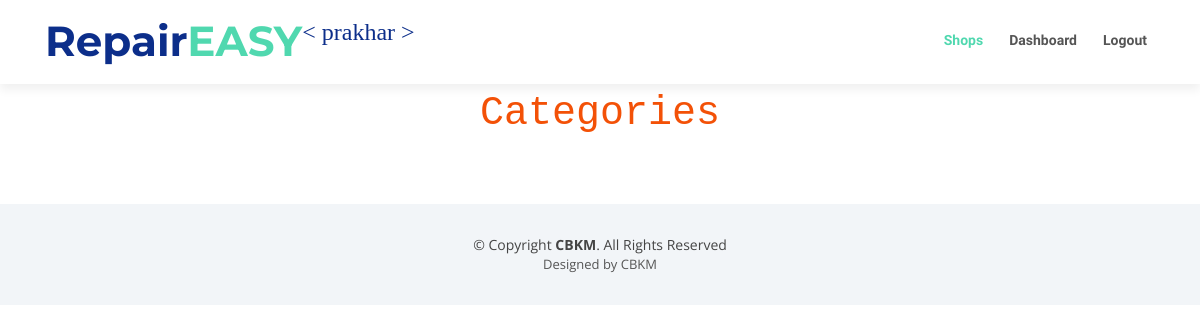
The app's page /shop/pshop/2 (signed in), older data.
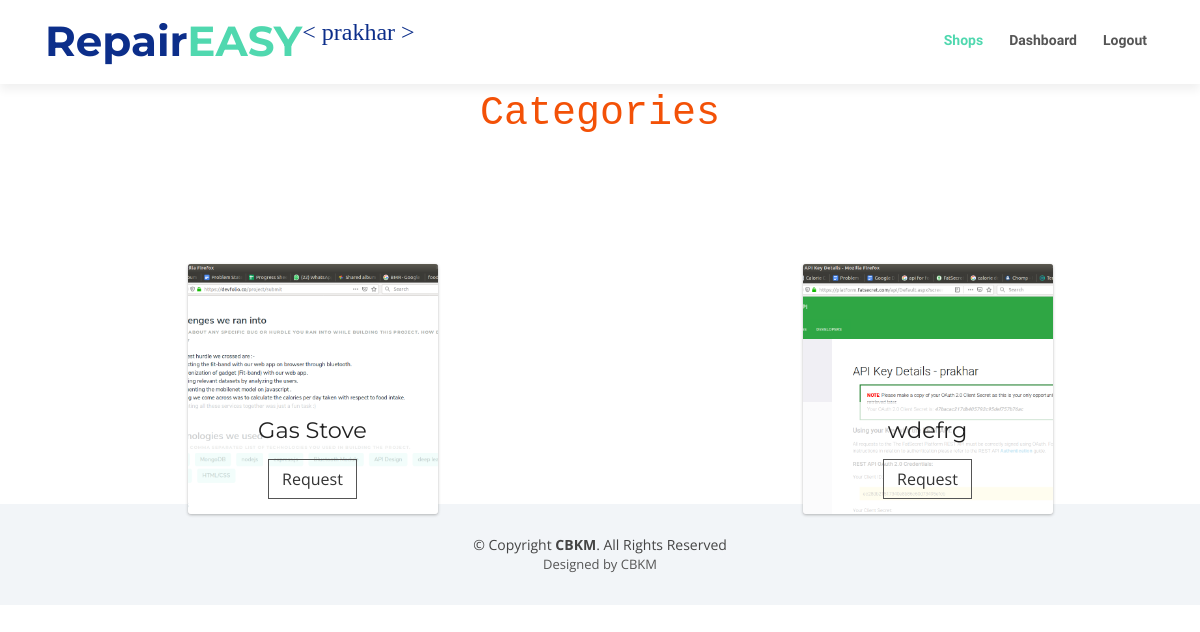
The same page, newer data.
### user/models.py (models this page shows)
class Item(models.Model):
    shop = models.ForeignKey(Shop,on_delete=models.CASCADE)
    name = models.CharField(max_length=20,default='')
    image = models.FileField(upload_to='item/images',default='')
    def __str__(self):
        return self.name

### user/views.py (the view)
# urls.py: path('shop/pshop/<shop_id>',views.pshop, name ='pshop'),
def pshop(request, shop_id):
    if not request.user.is_authenticated:
        return redirect('home')
    else:
        print(shop_id)
        items = Item.objects.filter(shop=shop_id)
        print(items)
        context = { 'items':items }
        return render(request,'user/pshop.html', context)    # category = Category.objects.get(id=cat_id)

### user/templates/user/pshop.html (shortened to what this page needs)
{% load static %}
<!doctype html>
<html lang="en">
<head>
    <link rel="stylesheet" href="https://stackpath.bootstrapcdn.com/bootstrap/4.3.1/css/bootstrap.min.css"
>
  <link href="{% static 'dir/lib/bootstrap/css/bootstrap.min.css' %}" rel="stylesheet">
  <link href="{% static 'dir/lib/font-awesome/css/font-awesome.min.css' %}" rel="stylesheet">
  <link href="{% static 'dir/lib/animate/animate.min.css' %}" rel="stylesheet">
  <link href="{% static 'dir/lib/ionicons/css/ionicons.min.css' %}" rel="stylesheet">
  <link href="{% static 'dir/lib/owlcarousel/assets/owl.carousel.min.css' %}" rel="stylesheet">
  <link href="{% static 'dir/lib/magnific-popup/magnific-popup.css' %}" rel="stylesheet">
  <link href="{% static 'dir/lib/ionicons/css/ionicons.min.css' %}" rel="stylesheet">
  <link href="{% static 'dir/css/style.css' %}" rel="stylesheet">
</head>
<body>
        <header id="header">
                <div class="container">
                  <div id="logo" class="pull-left">
                    <h1><a href="#body" class="scrollto">Repair<span>EASY</span></a></h1>
                  </div>
                  <div class="username" id="pro">< {{user.first_name}} ></a></div>
                  <nav id="nav-menu-container">
                    <ul class="nav-menu">
                      <li class="menu-active"><a href="/shop/">Shops</a></li>
                      <li class="menu"><a href="/dashboard/">Dashboard</a></li>
                      <li class="menu"><a href="/logout/">Logout</a></li>
                    </ul>
                  </nav>
                </div>
              </header>
    <div class="category">
        Categories
    </div>
    <div class="row" >
        {% for item in items %}
        <div class="mx-auto mt-0 col-md-4" style="height: 300px;">
                <div class="fancy-cards">
                    <div class="fancy-card">
                        <div class="top" style=" background-image: url('/media/{{item.image}}');">
                            <div class="caption">
                                <h3 class="title">{{item.name}}</h3>
                                <a href=""  data-toggle="modal" data-target="#pro{{item.id}}" onclick="" class="button">Request</a>
                            </div>
                        </div>
                    </div>
                </div>
            </div>
            {% endfor %}
        </div>
  <div  style="margin-top: 60px;">
  <footer id="footer" >
    <div class="container">
      <div class="copyright">
        &copy; Copyright <strong>CBKM</strong>. All Rights Reserved
      </div>
      <div class="credits">
        Designed by CBKM
      </div>
    </div>
  </footer>
</div>
</body>
</html>

### static/dir/css/style.css (style rules this page uses)
body { background: #fff; color: #444; font-family: "Open Sans", sans-serif; }
a { color: #50d8af; transition: 0.5s; }
h1, h2, h3, h4, h5, h6 { font-family: "Montserrat", sans-serif; font-weight: 400; margin: 0 0 20px 0; padding: 0; }
#header { padding: 20px 0; height: 84px; transition: all 0.5s; z-index: 997; background: #fff; box-shadow: 0px 6px 9px 0px rgba(0, 0, 0, 0.06); }
#header #logo h1 { font-size: 42px; margin: 0; padding: 0; line-height: 1; font-family: "Montserrat", sans-serif; font-weight: 700; }
#header #logo h1 a { color: #0c2e8a; line-height: 1; display: inline-block; }
#header #logo h1 a span { color: #50d8af; }
.nav-menu, .nav-menu * { margin: 0; padding: 0; list-style: none; }
.nav-menu li { position: relative; white-space: nowrap; }
.nav-menu > li { float: left; }
#nav-menu-container { float: right; margin: 0; }
.nav-menu a { padding: 10px 8px; text-decoration: none; display: inline-block; color: #555; font-family: "Raleway", sans-serif; font-weight: 700; font-size: 14px; outline: none; }
.nav-menu li:hover > a, .nav-menu .menu-active > a { color: #50d8af; }
.nav-menu > li { margin-left: 10px; }
#mobile-nav { position: fixed; top: 0; padding-top: 18px; bottom: 0; z-index: 998; background: rgba(52, 59, 64, 0.9); left: -260px; width: 260px; overflow-y: auto; transition: 0.4s; }
#mobile-nav ul { padding: 0; margin: 0; list-style: none; }
#mobile-nav ul li { position: relative; }
#mobile-nav ul li a { color: #fff; font-size: 16px; overflow: hidden; padding: 10px 22px 10px 15px; position: relative; text-decoration: none; width: 100%; display: block; outline: none; }
#footer { background: #f2f5f8; padding: 0 0 30px 0; font-size: 14px; }
#footer .copyright { text-align: center; padding-top: 30px; }
#footer .credits { text-align: center; font-size: 13px; color: #555; }

### user/templates/user/pshop.html (style rules this page uses)
html { font-family: 'open sans'; }
h1 { margin-top: 10px; margin-bottom: 15px; }
.category { text-align: center; font-family: monospace; width: 100%; font-size: calc( 2em + 1vh ); color: rgb(243, 81, 7); }
.fancy-cards { text-align: center; margin: 80px auto; }
.fancy-cards .fancy-card { display: inline-block; position: relative; top: 40px; left: 20px; box-sizing: border-box; }
.fancy-card .top, .fancy-card .middle, .fancy-card .bottom { position: relative; border-radius: 3px; overflow: hidden; width: 250px; height: 250px; transition: transform 300ms linear-out; }
.fancy-card .top { z-index: 3; transform: scale(1.0); transition: transform 300ms cubic-bezier(0.22, 0.61, 0.36, 1); background-size: cover; background-position: center; box-shadow: 0px 1px 3px rgba(25, 25, 25, 0.30); }
.fancy-card .caption { overflow: hidden; background: rgba(255, 255, 255, 0.75); padding: 15px 10px; position: absolute; bottom: 0px; left: 0px; width: 100%; }
.fancy-card .caption .title { color: #222; margin: 0px 0px 15px 0px; font-size: 1.4rem; }
.fancy-card .caption .button { display: inline-block; color: #333; text-decoration: none; border: solid 1px #555; padding: 7px 13px; background-color: transparent; transition: all 300ms ease-in; }
.username { text-align: center; color: #e74c3c; font-family: cursive; font-size: calc( 1em + 1vh ); }
#pro { color: #0c2e8a; line-height: 1; display: inline-block; }

Row changes from the older to the newer data that the page shows:
added Item: image (picture), name "Gas Stove"
added Item: image (picture), name "wdefrg"
